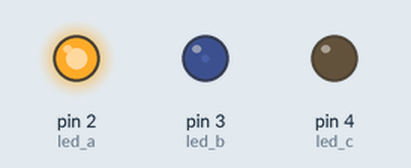
Recording of a sketch running on a simulated Arduino Uno, built with avr-gcc and run on an emulated ATmega328P. Shown: output pins drawn as LEDs (lit = HIGH).

Above: at 0.1 s.
Timing chart, 0 to 1.6 s (numbered marks = the images above):
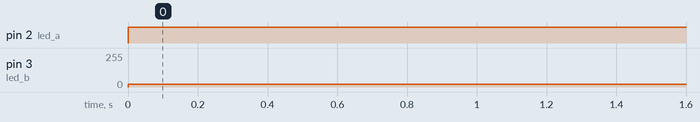

Measured:
- by itself, pin 2 (led_a): LOW → HIGH at 0.00 s
- by itself, pin 3 (led_b): 0/255 → 20/255 at 0.00 s

The sketch:

step08.ino
```cpp
//led 3개의 pwm제어값을 다르게 하여 제어하는 코드
int led_a = 2;
int led_b = 3;
int led_c = 4;

 void setup() {
   pinMode(led_a, OUTPUT);  /*led_a의 핀모드를 OUTPUT으로 설정*/
   pinMode(led_b, OUTPUT);  /*led_b의 핀모드를 OUTPUT으로 설정*/
   pinMode(led_c, OUTPUT);  /*led_c의 핀모드를 OUTPUT으로 설정*/
   digitalWrite(led_a, 0);  /*led_a의 입력값을 LOW로 설정*/
   digitalWrite(led_b, 0);  /*led_b의 입력값을 LOW로 설정*/
   digitalWrite(led_c, 0);  /*led_c의 입력값을 LOW로 설정*/
}
 void loop() {
   analogWrite(led_a, 255); /*led_a의 pwm값을 255로 설정*/
   analogWrite(led_b, 20);  /*led_b의 pwm값을 20으로 설정*/
   analogWrite(led_c, 0);   /*led_c의 pwm값을 0으로 설정*/

}
```
